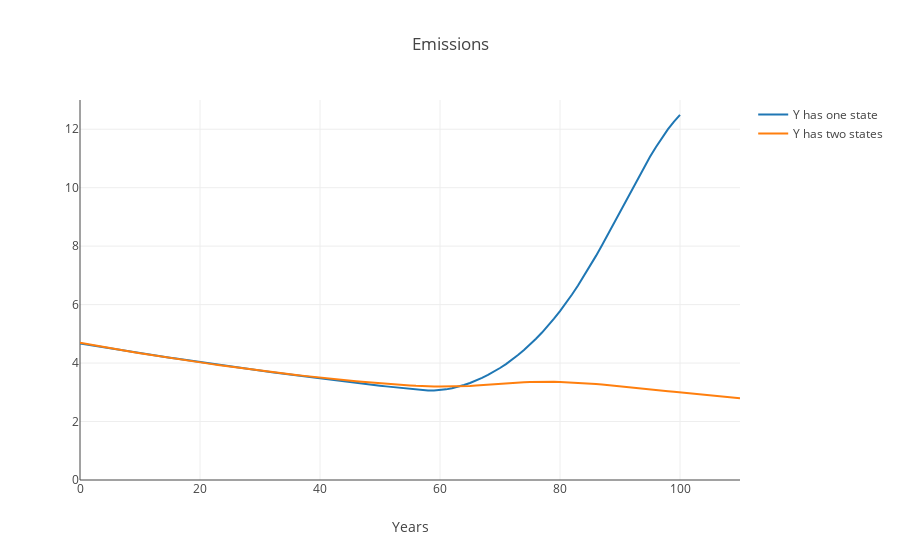

The cell this chart's notebook holds for it:
### Markdown cell above
Compare the emission trajectories with the one state model:

### Code cell
et_1state = np.load("data/et_1state_cal.npy")
plot_1S_vs_2S_ems(et_1state, simul)
